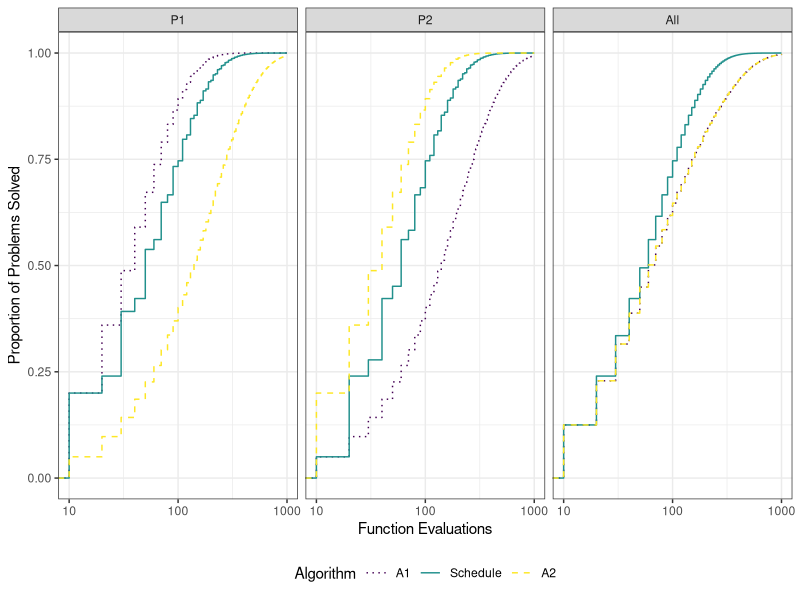
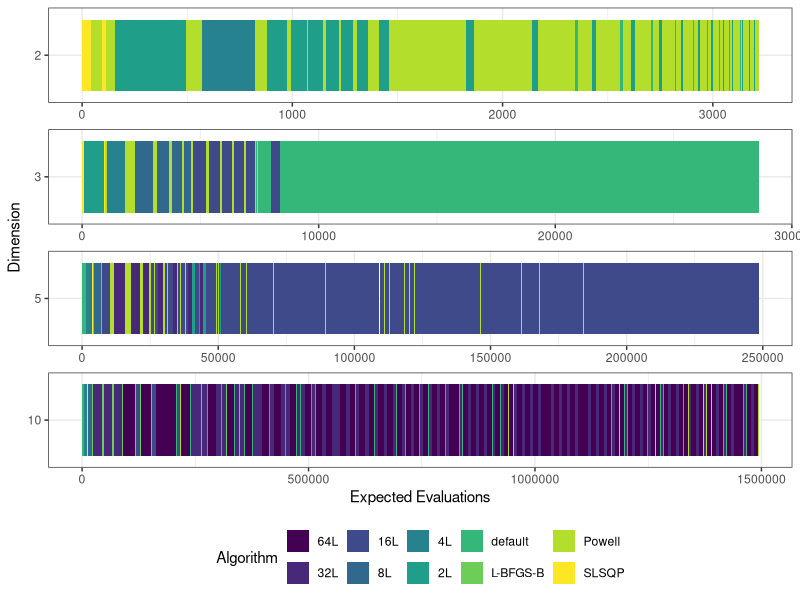
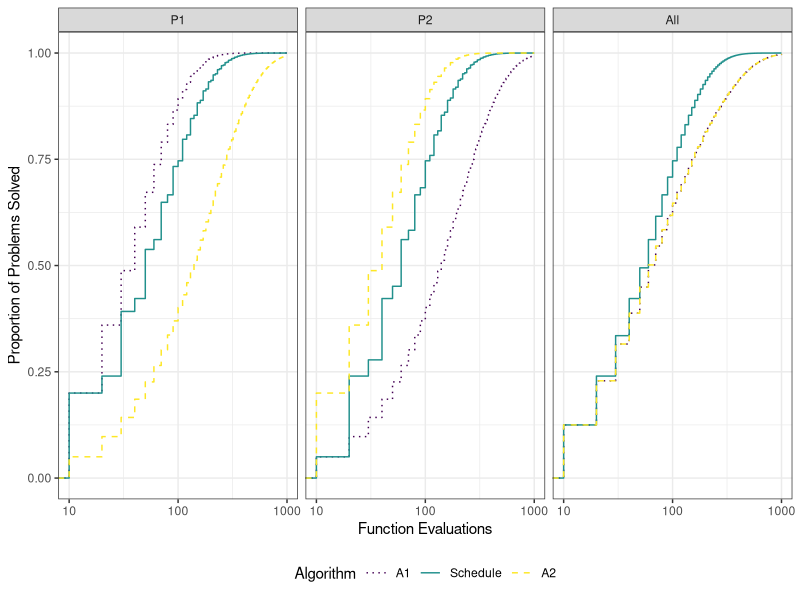
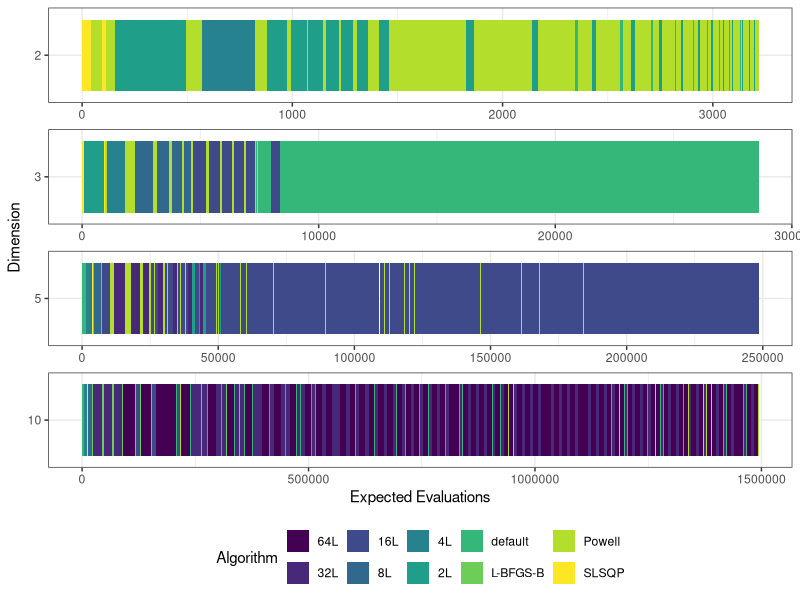

The R source for these figures, in order:
library(tidyverse)

theme_set(theme_bw())

generate_runtimes <- function(fes, succ, maxruns) {
  cum_unsolved <- c(1, cumprod(rep(1 - succ, length.out = maxruns)))
  cum_runtime <- c(0, cumsum(rep(fes, length.out = maxruns)))
  
  data.frame(
    fevals = cum_runtime,
    solved = 1 - cum_unsolved
  )
}

maxruns <- 100

all_runtimes <- rbind(
  cbind(generate_runtimes(10, 0.2, maxruns), Algorithm = "A1", Problem = "P1"),
  cbind(generate_runtimes(10, 0.05, maxruns), Algorithm = "A1", Problem = "P2"),
  cbind(generate_runtimes(10, 0.05, maxruns), Algorithm = "A2", Problem = "P1"),
  cbind(generate_runtimes(10, 0.2, maxruns), Algorithm = "A2", Problem = "P2"),
  cbind(generate_runtimes(10, c(0.2, 0.05), maxruns), Algorithm = "Schedule", Problem = "P1"),
  cbind(generate_runtimes(10, c(0.05, 0.2), maxruns), Algorithm = "Schedule", Problem = "P2")
  # cbind(generate_runtimes(10, c(0.125), maxruns), Algorithm = "Random", Problem = "P1"),
  # cbind(generate_runtimes(10, c(0.125), maxruns), Algorithm = "Random", Problem = "P2")
)

all_runtimes <- all_runtimes %>% 
  mutate(Algorithm = factor(Algorithm, levels = c("A1", "Schedule", "A2")))

# mean_runtimes <- all_runtimes %>% 
#   filter(Algorithm %in% c("A1", "A2")) %>% 
#   group_by(Problem, fevals) %>% 
#   summarize(solved = mean(solved)) %>% 
#   mutate(Algorithm = "Random")
# 
# all_runtimes <- rbind(all_runtimes, mean_runtimes)

# Summarize across Problems
all_ecdf <- all_runtimes %>% 
  group_by(Algorithm, fevals) %>% 
  summarize(solved = mean(solved)) %>%
  mutate(Problem = "All")

rbind(all_runtimes, all_ecdf) %>% mutate(Problem = factor(Problem, levels = c("P1", "P2", "All"))) %>% 
  ggplot(aes(fevals, solved, color = Algorithm, linetype = Algorithm)) +
  geom_step() +
  facet_wrap(~Problem) +
  scale_color_viridis_d() +
  scale_linetype_manual(values = c("dotted", "solid", "dashed")) +
  theme(legend.position = "bottom") +
  scale_x_log10() +
  labs(x = "Function Evaluations", y = "Proportion of Problems Solved")

ggsave("ecdf-miniex.pdf", width = 10, height = 3)

solved <- all_runtimes %>% filter(Algorithm == "Random", Problem == "P1") %>% pull(solved)
fevals <- all_runtimes %>% filter(Algorithm == "Random", Problem == "P1") %>% pull(fevals)

(diff(solved) * fevals[2:length(solved)]) %>% sum()



evals_schedule <- rbind(
  read_csv("expected_evals_schedule_2D.csv"),
  read_csv("expected_evals_schedule_3D.csv"),
  read_csv("expected_evals_schedule_5D.csv"),
  read_csv("expected_evals_schedule_10D.csv")
) %>% mutate(id = row_number())

evals_schedule <- evals_schedule %>%
  mutate(algorithm = factor(algorithm, levels = c("64L", "32L", "16L", "8L", "4L", "2L", "default", "L-BFGS-B", "Powell", "SLSQP")))

evals_schedule %>% 
  ggplot(aes(x = expected_evals, y = factor(dim), group = -id, fill = algorithm)) +
  geom_bar(stat = "identity", orientation = "y") +
  labs(x = "Expected Evaluations", y = "Dimension", fill = "Algorithm") +
  facet_wrap(vars(dim), nrow = 4, scales = "free") +
  scale_fill_viridis_d() +
  theme(
    strip.background = element_blank(),
    strip.text.x = element_blank(),
    legend.position = "bottom"
  )

ggsave("schedule_1k_illustration.pdf", width = 5, height = 5)
 
